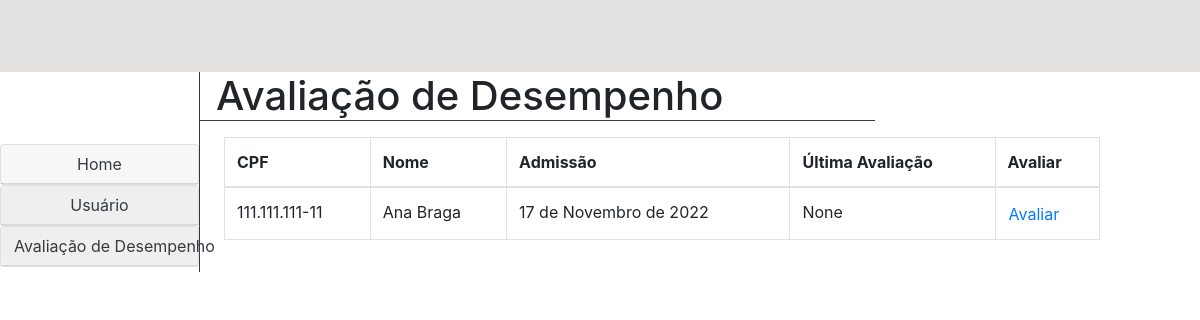
The app's page /recursos_humanos/avaliacao_desempenho/, older data.
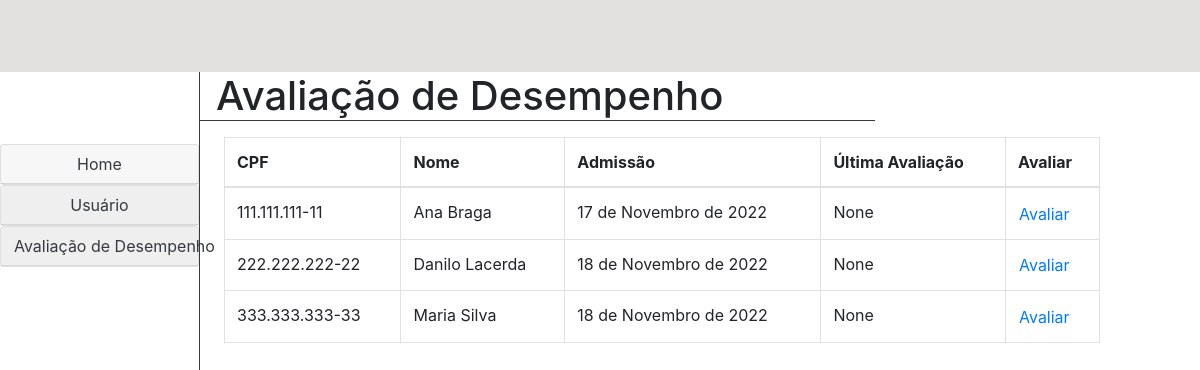
The same page, newer data.
### recursos_humanos/models.py (models this page shows, shortened)
class Usuario(models.Model):
    FUNCAO = (
        ('chefe', "Chefe"),
        ('gerente', "Gerente"),
        ('empregado', "Empregado"),
        ('recursos_humanos', "Recursos Humanos"),
    )
    CLASSE = (
        ('a', "A"),
        ('b', "B"),
        ('c', "C"),
        ('d', "D"),
    )
    NIVEL = (
        ('i', "I"),
        ('ii', "II"),
        ('iii', "III"),
        ('iv', "IV"),
        ('v', "V"),
        ('vi', "VI"),
        ('vii', "VII"),
        ('viii', "VIII"),
        ('ix', "IX"),
        ('x', "X"),
        ('xi', "XI"),
        ('xii', "XII"),
        ('xiii', "XIII"),
        ('xiv', "XIV"),
        ('xv', "XV"),
    )
    DIRETORIA = (
        ('diretoria1', "Diretoria 1"),
        ('diretoria2', "Diretoria 2"),
        ('diretoria3', "Diretoria 3"),
        ('diretoria4', "Diretoria 4"),
    )
    GERENCIA = (
        ('gerencia1', "Gerencia 1"),
        ('gerencia2', "Gerencia 2"),
        ('gerencia3', "Gerencia 3"),
        ('gerencia4', "Gerencia 4"),
    )
    GRUPO = (
        ('grupo1', "Grupo 1"),
        ('grupo2', "Grupo 2"),
    )
    nome = models.CharField(max_length=100, blank=False, null=False)
    senha = models.CharField(max_length=20, blank=False, null=False)
    email = models.EmailField(blank=False, null=False)
    cpf = models.CharField(max_length=14, blank=False, null=False)
    data_criacao_usuario = models.DateField(default=datetime.now, blank=False, null=False)
    data_atualizacao_usuario = models.DateField(blank=True, null=True)
    data_exclusao_usuario = models.DateField(blank=True, null=True)
    ultima_avaliacao = models.DateField(blank=True, null=True)
    setor = models.CharField(max_length=50)
    cargo = models.CharField(max_length=50)
    grupo = models.CharField(max_length=40, choices=GRUPO)
    funcao = models.CharField(max_length=20, choices=FUNCAO)
    classe = models.CharField(max_length=16, choices=CLASSE)
    gerencia = models.CharField(max_length=50, choices=GERENCIA)
    diretoria = models.CharField(max_length=40, choices=DIRETORIA)
    nivel = models.CharField(max_length=5, choices=NIVEL, blank=True, null=True)
    efetivo = models.BooleanField()
    inativo = models.BooleanField(default="False")
    class Meta:
        verbose_name = "Usuário"

### recursos_humanos/views.py (the view)
# urls.py: path('avaliacao_desempenho/', views.avaliacao_desempenho, name='avaliacao_desempenho'),
def avaliacao_desempenho(request):
    usuarios = Usuario.objects.all()
    return render(request, "recursos_humanos/avaliacao_desempenho.html", {'usuarios': usuarios})

### templates/recursos_humanos/avaliacao_desempenho.html
{% extends './home.html' %}
{% block 'conteudo' %}
<div class="col col-9 m-0 p-0">
    <h1 class="border-bottom border-dark pl-3 w-75">Avaliação de Desempenho</h1>
    <form class="form mt-3 ml-4">
        <div class="input-group mb-3">
            <table class="table table-bordered">
                <thead>
                    <tr>
                        <th scope="col">CPF</th>
                        <th scope="col">Nome</th>
                        <th scope="col">Admissão</th>
                        <th scope="col">Última Avaliação</th>
                        <th scope="col">Avaliar</th>
                    </tr>
                </thead>
                <tbody>
                    {% for usuario in usuarios %}
                    <tr>
                        <td>{{ usuario.cpf }}</th>
                        <td>{{ usuario.nome }}</td>
                        <td>{{ usuario.data_criacao_usuario }}</td>
                        <td>{{ usuario.ultima_avaliacao }}</td>
                        <td>
                            <a href="{% url 'avaliar_usuario' usuario.id %}" class="btn btn-link p-0">Avaliar</a>
                        </td>
                    </tr>
                    {% endfor %}
                </tbody>
            </table>
        </div>
    </form>
</div>
{% endblock %}

Row changes from the older to the newer data that the page shows:
added Usuario: cpf "222.222.222-22", nome "Danilo Lacerda", data_criacao_usuario "18 de Novembro de 2022", ultima_avaliacao "None"
added Usuario: cpf "333.333.333-33", nome "Maria Silva", data_criacao_usuario "18 de Novembro de 2022", ultima_avaliacao "None"
